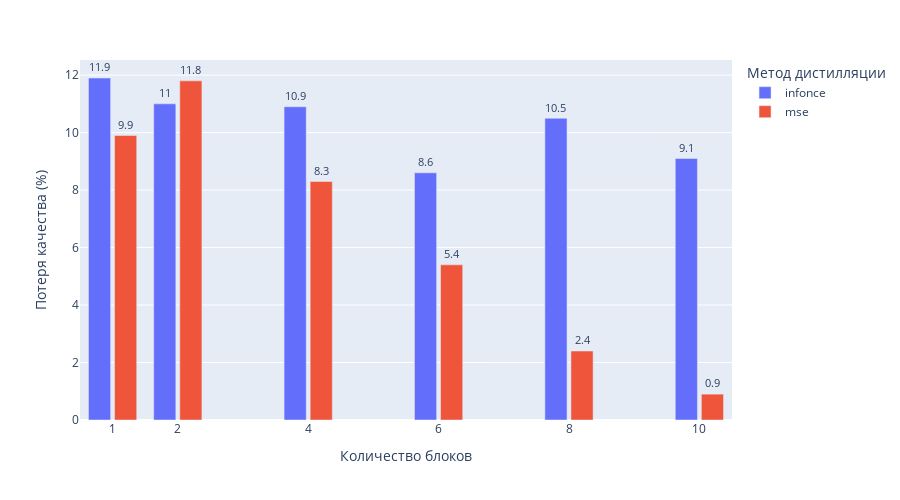

Source (notebook cell):
### Code cell
task = 'NLI'

fig = px.bar(data,
             x="Количество блоков",
             y=task,
             color='Метод дистилляции',
             barmode="group",
             text=task,
             height=500,
             width=900,
             labels={task: "Потеря качества (%)"}
             )
fig.update_traces(
    textposition="outside"
)
fig.update_layout(bargroupgap=0.15,
                  xaxis=dict(tickvals=data["Количество блоков"]),
                  uniformtext_minsize=8,
                  uniformtext_mode='show'
                  )
fig.show()
fig.write_image('metrics/nli_result.png')

### Figure 1 — Plotly figure (JSON) as saved in the notebook; plotly's stock layout.template omitted (floating-point values rounded to 4 significant figures)
{"data": [{"alignmentgroup": "True", "hovertemplate": "Метод дистилляции=infonce<br>Количество блоков=%{x}<br>Потеря качества (%)=%{text}<extra></extra>", "legendgroup": "infonce", "marker": {"color": "#636efa", "pattern": {"shape": ""}}, "name": "infonce", "offsetgroup": "infonce", "orientation": "v", "showlegend": true, "text": [11.9, 11, 10.9, 8.6, 10.5, 9.1], "textposition": "outside", "type": "bar", "x": [1, 2, 4, 6, 8, 10], "xaxis": "x", "y": [11.9, 11, 10.9, 8.6, 10.5, 9.1], "yaxis": "y"}, {"alignmentgroup": "True", "hovertemplate": "Метод дистилляции=mse<br>Количество блоков=%{x}<br>Потеря качества (%)=%{text}<extra></extra>", "legendgroup": "mse", "marker": {"color": "#EF553B", "pattern": {"shape": ""}}, "name": "mse", "offsetgroup": "mse", "orientation": "v", "showlegend": true, "text": [9.9, 11.8, 8.3, 5.4, 2.4, 0.9], "textposition": "outside", "type": "bar", "x": [1, 2, 4, 6, 8, 10], "xaxis": "x", "y": [9.9, 11.8, 8.3, 5.4, 2.4, 0.9], "yaxis": "y"}], "layout": {"bargroupgap": 0.15, "barmode": "group", "height": 500, "legend": {"title": {"text": "Метод дистилляции"}, "tracegroupgap": 0}, "margin": {"t": 60}, "uniformtext": {"minsize": 8, "mode": "show"}, "width": 900, "xaxis": {"anchor": "y", "domain": [0, 1], "tickvals": [1, 1, 2, 2, 4, 4, 6, 6, 8, 8, 10, 10], "title": {"text": "Количество блоков"}}, "yaxis": {"anchor": "x", "domain": [0, 1], "title": {"text": "Потеря качества (%)"}}}}
